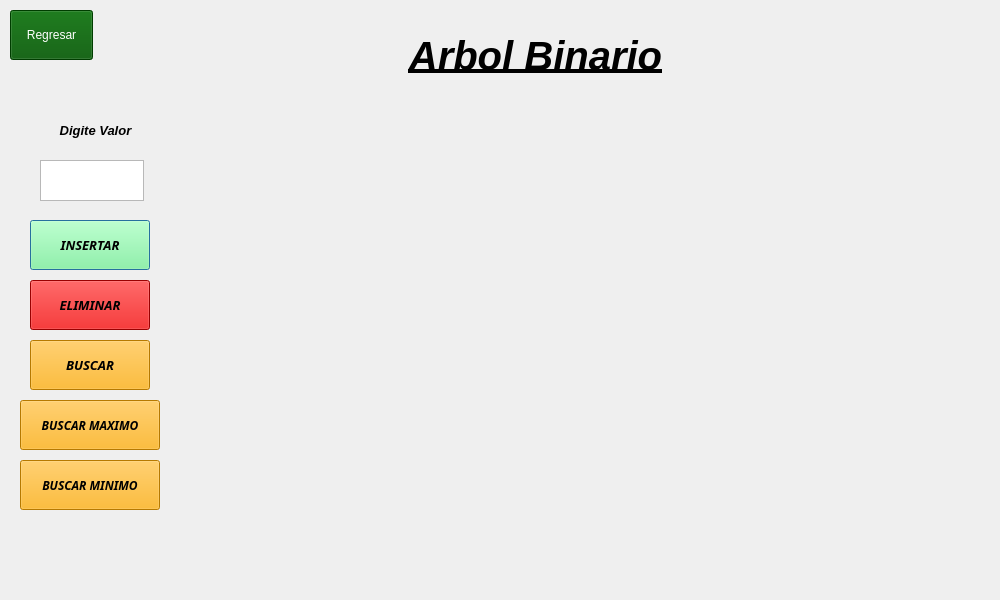
<?xml version="1.0" encoding="UTF-8"?>
<ui version="4.0">
 <class>ArbolesDialog</class>
 <widget class="QDialog" name="ArbolesDialog">
  <property name="geometry">
   <rect>
    <x>0</x>
    <y>0</y>
    <width>1000</width>
    <height>600</height>
   </rect>
  </property>
  <property name="windowTitle">
   <string>Dialog</string>
  </property>
  <widget class="QLabel" name="label">
   <property name="geometry">
    <rect>
     <x>330</x>
     <y>0</y>
     <width>411</width>
     <height>111</height>
    </rect>
   </property>
   <property name="font">
    <font>
     <pointsize>30</pointsize>
     <italic>true</italic>
     <bold>true</bold>
     <underline>true</underline>
    </font>
   </property>
   <property name="text">
    <string>Arbol Binario</string>
   </property>
   <property name="alignment">
    <set>Qt::AlignCenter</set>
   </property>
  </widget>
  <widget class="QTextEdit" name="txt_value">
   <property name="geometry">
    <rect>
     <x>40</x>
     <y>160</y>
     <width>104</width>
     <height>41</height>
    </rect>
   </property>
   <property name="cursor" stdset="0">
    <cursorShape>IBeamCursor</cursorShape>
   </property>
  </widget>
  <widget class="QPushButton" name="btn_insert">
   <property name="geometry">
    <rect>
     <x>30</x>
     <y>220</y>
     <width>120</width>
     <height>50</height>
    </rect>
   </property>
   <property name="font">
    <font>
     <family>Rockwell</family>
     <pointsize>10</pointsize>
     <italic>true</italic>
     <bold>true</bold>
    </font>
   </property>
   <property name="cursor">
    <cursorShape>PointingHandCursor</cursorShape>
   </property>
   <property name="styleSheet">
    <string notr="true">background-color: rgb(124, 255, 144);
color: rgb(0, 0, 0);</string>
   </property>
   <property name="text">
    <string>INSERTAR</string>
   </property>
  </widget>
  <widget class="QPushButton" name="btn_delete">
   <property name="geometry">
    <rect>
     <x>30</x>
     <y>280</y>
     <width>120</width>
     <height>50</height>
    </rect>
   </property>
   <property name="font">
    <font>
     <family>Rockwell</family>
     <pointsize>10</pointsize>
     <italic>true</italic>
     <bold>true</bold>
    </font>
   </property>
   <property name="cursor">
    <cursorShape>PointingHandCursor</cursorShape>
   </property>
   <property name="styleSheet">
    <string notr="true">
background-color: rgb(214, 0, 0);
color: rgb(0, 0, 0);</string>
   </property>
   <property name="text">
    <string>ELIMINAR</string>
   </property>
  </widget>
  <widget class="QPushButton" name="btn_find">
   <property name="geometry">
    <rect>
     <x>30</x>
     <y>340</y>
     <width>120</width>
     <height>50</height>
    </rect>
   </property>
   <property name="font">
    <font>
     <family>Rockwell</family>
     <pointsize>10</pointsize>
     <italic>true</italic>
     <bold>true</bold>
    </font>
   </property>
   <property name="cursor">
    <cursorShape>PointingHandCursor</cursorShape>
   </property>
   <property name="styleSheet">
    <string notr="true">background-color: rgb(255, 170, 0);
color: rgb(0, 0, 0);</string>
   </property>
   <property name="text">
    <string>BUSCAR</string>
   </property>
  </widget>
  <widget class="QPushButton" name="pushButton_4">
   <property name="geometry">
    <rect>
     <x>20</x>
     <y>400</y>
     <width>140</width>
     <height>50</height>
    </rect>
   </property>
   <property name="font">
    <font>
     <family>Rockwell</family>
     <italic>true</italic>
     <bold>true</bold>
    </font>
   </property>
   <property name="cursor">
    <cursorShape>PointingHandCursor</cursorShape>
   </property>
   <property name="styleSheet">
    <string notr="true">background-color: rgb(255, 170, 0);
color: rgb(0, 0, 0);</string>
   </property>
   <property name="text">
    <string>BUSCAR MAXIMO</string>
   </property>
  </widget>
  <widget class="QPushButton" name="btn_regresarA">
   <property name="geometry">
    <rect>
     <x>10</x>
     <y>10</y>
     <width>83</width>
     <height>50</height>
    </rect>
   </property>
   <property name="styleSheet">
    <string notr="true">color: rgb(255, 255, 255);
background-color: rgb(0, 85, 0);</string>
   </property>
   <property name="text">
    <string>Regresar</string>
   </property>
  </widget>
  <widget class="QLabel" name="label_2">
   <property name="geometry">
    <rect>
     <x>190</x>
     <y>100</y>
     <width>751</width>
     <height>441</height>
    </rect>
   </property>
   <property name="text">
    <string/>
   </property>
   <property name="alignment">
    <set>Qt::AlignCenter</set>
   </property>
  </widget>
  <widget class="QPushButton" name="btn_minimo">
   <property name="geometry">
    <rect>
     <x>20</x>
     <y>460</y>
     <width>140</width>
     <height>50</height>
    </rect>
   </property>
   <property name="font">
    <font>
     <family>Rockwell</family>
     <italic>true</italic>
     <bold>true</bold>
    </font>
   </property>
   <property name="cursor">
    <cursorShape>PointingHandCursor</cursorShape>
   </property>
   <property name="styleSheet">
    <string notr="true">background-color: rgb(255, 170, 0);
color: rgb(0, 0, 0);</string>
   </property>
   <property name="text">
    <string>BUSCAR MINIMO</string>
   </property>
  </widget>
  <widget class="QLabel" name="label_3">
   <property name="geometry">
    <rect>
     <x>30</x>
     <y>120</y>
     <width>131</width>
     <height>21</height>
    </rect>
   </property>
   <property name="font">
    <font>
     <pointsize>10</pointsize>
     <italic>true</italic>
     <bold>true</bold>
    </font>
   </property>
   <property name="text">
    <string>Digite Valor</string>
   </property>
   <property name="alignment">
    <set>Qt::AlignCenter</set>
   </property>
  </widget>
 </widget>
 <resources/>
 <connections/>
</ui>
